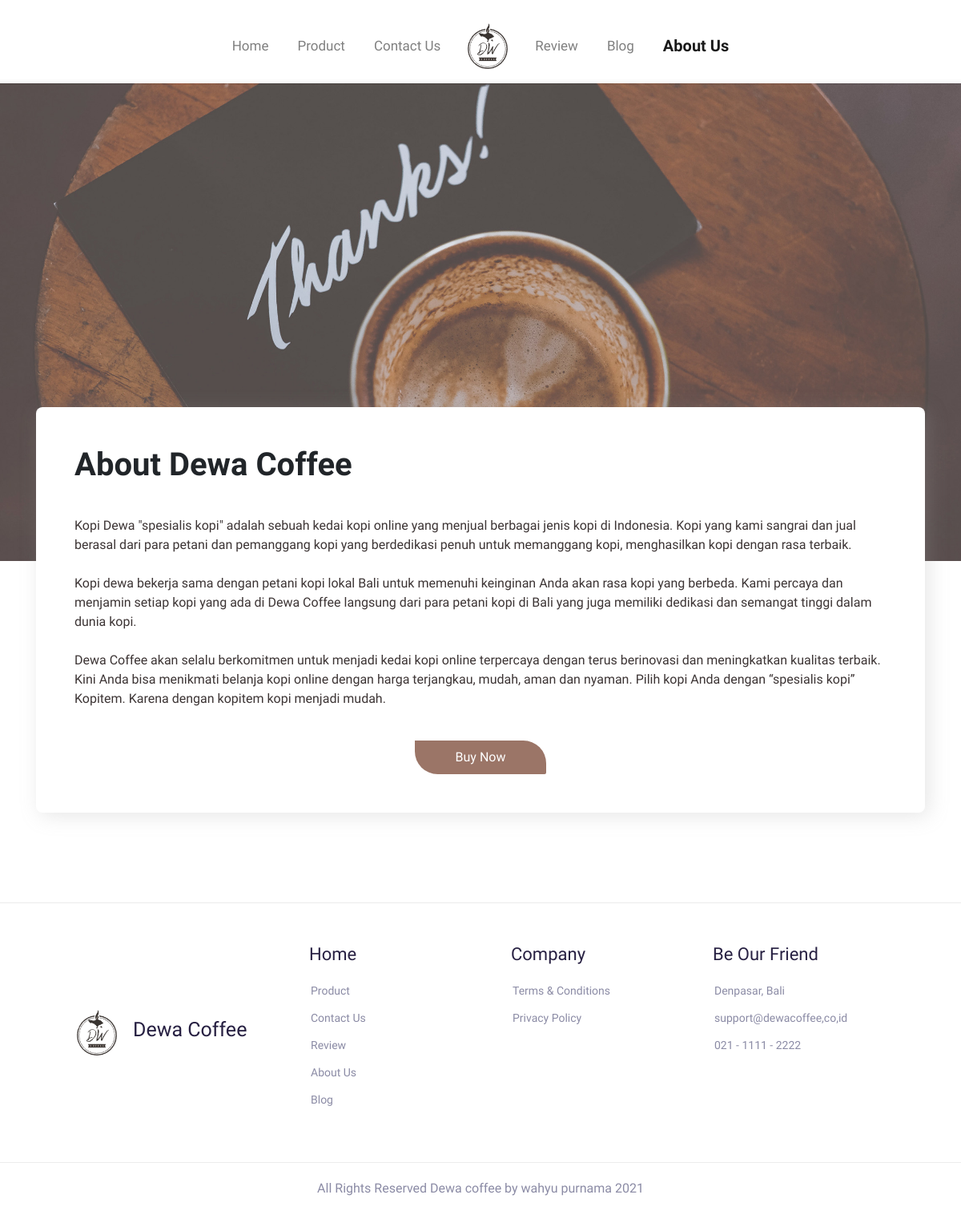
/about, run on the app's committed database.
### tables this page shows
CREATE TABLE `page_about` (
  `id` int(11) NOT NULL,
  `company` varchar(50) NOT NULL,
  `deskripsi` text NOT NULL,
  `banner` varchar(255) NOT NULL
);

### app/core/Controller.php (called while the page is built, shortened)
<?php
class Controller {
	public function view($view, $data = []) {
		require_once 'app/views/' . $view . '.php';
	}
	public function model($model) {
		return new $model;
	}
}

### app/controllers/About.php (called while the page is built, shortened)
<?php
class About extends Controller
{
    public function index()
    {
        $data['about'] = $this->model('M_About')->getAll();
        $this->view('about/index',$data);
    }
}

### app/core/App.php (called while the page is built, shortened)
<?php
class App {
	protected $method = 'index';
	protected $params = [];
	public function __construct() {
		$this->controller = new $this->controller;
		call_user_func_array([$this->controller, $this->method], $this->params);
	}
}

### index.php (called while the page is built, shortened)
<?php
$app = new App;

### app/core/Database.php (called while the page is built, shortened)
<?php
class Database
{
  private $host = DB_HOST;
  private	$user = DB_USER;
  private $pass = DB_PASS;
  private $db_name = DB_NAME;
  private $dbh;
  private $stmt;
  public function __construct()
  {
    $dsn = "mysql:host={$this->host};
    dbname={$this->db_name}";
    $option = [
     PDO::ATTR_PERSISTENT => true,
     PDO::ATTR_ERRMODE => PDO::ERRMODE_EXCEPTION
   ];
   try {
     $this->dbh = new PDO($dsn, $this->user, $this->pass, $option);
   } catch(PDOException $e){
     die($e->getMessage());
   }
 }
 public function query($query)
 {
  $this->stmt = $this->dbh->prepare($query);
}
public function execute()
{
  $this->stmt->execute();
}
public function resultSet()
{
  $this->execute();
  return $this->stmt->fetchAll(PDO::FETCH_ASSOC);
}
}

### app/models/M_About.php (called while the page is built, shortened)
<?php
class M_About
{
    private $db;
    public function __construct()
    {
        $this->db = new Database();
    }
    public function getAll()
    {
        $sql = "SELECT * FROM page_about";
        $this->db->query($sql);
        return $this->db->resultSet();
    }
}

### app/views/about/index.php (the view)
<div class="about-img">
    <img src="<?= BASEURL?>/upload/<?= $data['about'][0]['banner'] ?>" alt="" data-aos="fade-down" data-aos-delay="300">
</div>
<div class="container">
    <div class="card about-card p-5">
        <h1 class="judul" data-aos="fade-down" data-aos-delay="300">
            About <?= $data['about'][0]['company'] ?>
        </h1>
        <p class="deskripsi" data-aos="fade-down" data-aos-delay="400">
            <?= $data['about'][0]['deskripsi'] ?>
        </p>
        <div class="buynow text-center mt-4" data-aos="fade-down" data-aos-delay="600">
            <a href="<?= BASE_URL ?>/products" class="btn btn-coffee">Buy Now</a>
        </div>
    </div>
</div>

### public/homepage/css/style.css (style rules this page uses)
* { font-family: "Quicksand"; scroll-behavior: smooth; }
:root { --primary: rgba(131, 83, 65, 0.8); }
.btn-coffee { color: #fff !important; background-color: rgba(131, 83, 65, 0.8); border-radius: 0px 28.5px 2px; padding: 8px 50px; transition: all 0.3s; }
.about-img img { width: 100%; }
.about-card { margin-top: -12rem; box-shadow: 5px 4px 25px rgba(159, 159, 159, 0.25); border: none !important; border-radius: 8px !important; }
.about-card .deskripsi { color: #3c3434; margin-top: 2rem; }
.about-card .judul { text-transform: capitalize; font-weight: 700; }

### data on the page
page_about: banner (picture), company "Dewa Coffee", deskripsi "Kopi Dewa \"spesialis kopi\" adalah sebuah kedai kopi online yang menjual berbagai jenis kopi di Indonesia. Kopi yang kami sangrai dan jual berasal dari para petani dan pemanggang kopi yang berdedikasi penuh untuk memanggang kopi, menghasilkan kopi dengan rasa terbaik. Kopi dewa bekerja sama dengan petani kopi lokal Bali untuk memenuhi keinginan Anda akan rasa kopi yang berbeda. Kami percaya dan menjamin setiap kopi yang ada di Dewa Coffee langsung dari para petani kopi di Bali yang juga memiliki dedikasi dan semangat tinggi dalam dunia kopi. Dewa Coffee akan selalu berkomitmen untuk menjadi kedai kopi online terpercaya dengan terus berinovasi dan meningkatkan kualitas terbaik. Kini Anda bisa…"
